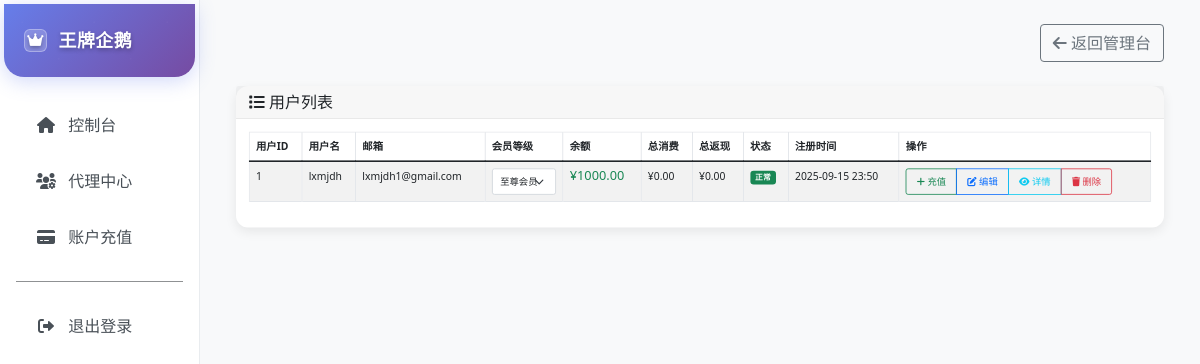
Page /admin/lxmjdh/users (signed in) on the earlier database version.
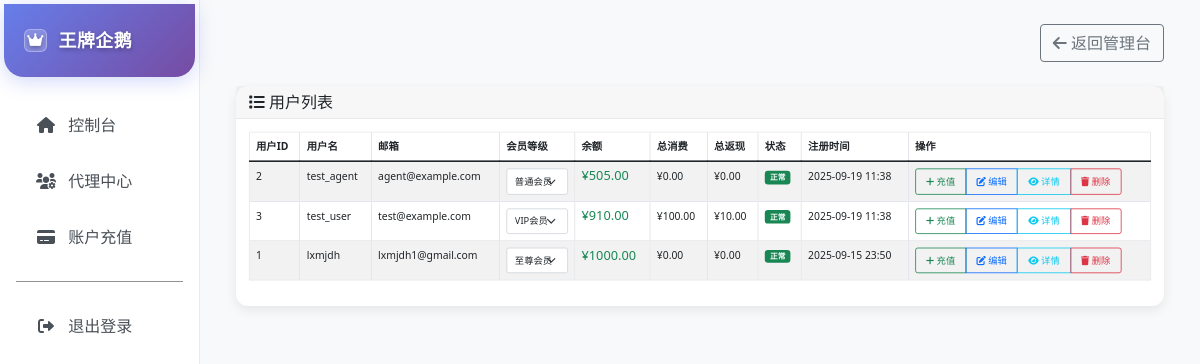
Same page on the later database version.
### app/models/user.py (models this page shows, shortened)
class User(Base):
    __tablename__ = "users"
    id = Column(Integer, primary_key=True, index=True)
    email = Column(String(255), unique=True, index=True, nullable=False)
    username = Column(String(100), nullable=False)
    password_hash = Column(String(255), nullable=False)
    member_level = Column(Integer, default=1)
    balance = Column(DECIMAL(10, 2), default=0.00)
    total_consumed = Column(DECIMAL(10, 2), default=0.00)
    total_cashback = Column(DECIMAL(10, 2), default=0.00)
    api_key = Column(String(255), nullable=True)
    status = Column(Integer, default=1)
    inviter_id = Column(Integer, ForeignKey("users.id"), nullable=True)  # 邀请人ID
    invite_code = Column(String(20), unique=True, nullable=True)  # 邀请码
    is_agent = Column(Boolean, default=False)  # 是否为代理
    agent_level = Column(Integer, default=0)  # 代理等级 (0=普通用户, 1=一级代理, 2=二级代理...)
    direct_commission_rate = Column(DECIMAL(5, 4), default=0.0000)  # 直接邀请返佣比例
    indirect_commission_rate = Column(DECIMAL(5, 4), default=0.0000)  # 间接邀请返佣比例
    total_direct_commission = Column(DECIMAL(10, 2), default=0.00)  # 直接邀请总返佣
    total_indirect_commission = Column(DECIMAL(10, 2), default=0.00)  # 间接邀请总返佣
    total_commission = Column(DECIMAL(10, 2), default=0.00)  # 总返佣
    created_at = Column(DateTime, default=func.now())
    updated_at = Column(DateTime, default=func.now(), onupdate=func.now())
    orders = relationship("Order", back_populates="user", lazy="dynamic")
    cashback_records = relationship("CashbackRecord", back_populates="user", lazy="dynamic")
    recharge_records = relationship("RechargeRecord", back_populates="user", lazy="dynamic")
    inviter = relationship("User", remote_side=[id], backref="invitees")  # 邀请人
    commission_records = relationship("CommissionRecord", back_populates="agent", lazy="dynamic", foreign_keys="CommissionRecord.agent_id")  # 返佣记录

### app/routers/admin.py (the view)
@router.get("/lxmjdh/users", response_class=HTMLResponse)
async def manage_users(request: Request, db: Session = Depends(get_db)):
    user = await get_current_user(request)
    if not user or not check_admin_permission(user):
        raise HTTPException(status_code=403, detail="权限不足")
    users = db.query(User).order_by(User.created_at.desc()).all()
    return templates.TemplateResponse("admin/users.html", {
        "request": request,
        "title": "用户管理",
        "user": user,
        "users": users
    })

### app/templates/admin/users.html (shortened to what this page needs)
{% extends "base.html" %}
{% block content %}
<div class="d-flex justify-content-end align-items-center mb-4">
    <div>
        <a href="/admin/lxmjdh" class="btn btn-outline-secondary">
            <i class="fas fa-arrow-left"></i> 返回管理台
        </a>
    </div>
</div>
<div class="admin-main-content">
<div class="card">
    <div class="card-header">
        <h5 class="mb-0"><i class="fas fa-list"></i> 用户列表</h5>
    </div>
    <div class="card-body">
        <div class="table-responsive">
            <table class="table table-bordered table-striped">
                <thead>
                    <tr>
                        <th>用户ID</th>
                        <th>用户名</th>
                        <th>邮箱</th>
                        <th>会员等级</th>
                        <th>余额</th>
                        <th>总消费</th>
                        <th>总返现</th>
                        <th>状态</th>
                        <th>注册时间</th>
                        <th>操作</th>
                    </tr>
                </thead>
                <tbody>
                    {% for u in users %}
                    <tr>
                        <td>{{ u.id }}</td>
                        <td>{{ u.username }}</td>
                        <td>{{ u.email }}</td>
                        <td>
                            <select class="form-select form-select-sm" onchange="updateMemberLevel({{ u.id }}, this.value)">
                                <option value="1" {{ 'selected' if u.member_level == 1 else '' }}>普通会员</option>
                                <option value="2" {{ 'selected' if u.member_level == 2 else '' }}>VIP会员</option>
                                <option value="4" {{ 'selected' if u.member_level == 4 else '' }}>至尊会员</option>
                            </select>
                        </td>
                        <td>
                            <span class="h6 text-success">¥{{ "%.2f"|format(u.balance) }}</span>
                        </td>
                        <td>¥{{ "%.2f"|format(u.total_consumed) }}</td>
                        <td>¥{{ "%.2f"|format(u.total_cashback) }}</td>
                        <td>
                            <span class="badge bg-{{ 'success' if u.status == 1 else 'danger' }}">
                                {{ '正常' if u.status == 1 else '禁用' }}
                            </span>
                        </td>
                        <td>{{ u.created_at.strftime('%Y-%m-%d %H:%M') if u.created_at else 'N/A' }}</td>
                                <td>
                                    <div class="btn-group" role="group">
                                        <button class="btn btn-sm btn-outline-success" onclick="rechargeUser({{ u.id }}, '{{ u.username }}')">
                                            <i class="fas fa-plus"></i> 充值
                                        </button>
                                        <button class="btn btn-sm btn-outline-primary" onclick="editUser({{ u.id }}, '{{ u.username }}', {{ u.member_level }}, {{ u.total_consumed }}, {{ u.total_cashback }})">
                                            <i class="fas fa-edit"></i> 编辑
                                        </button>
                                        <button class="btn btn-sm btn-outline-info" onclick="viewUserDetails({{ u.id }})">
                                            <i class="fas fa-eye"></i> 详情
                                        </button>
                                        <button class="btn btn-sm btn-outline-danger" onclick="deleteUser({{ u.id }}, '{{ u.username }}')">
                                            <i class="fas fa-trash"></i> 删除
                                        </button>
                                    </div>
                                </td>
                    </tr>
                    {% endfor %}
                </tbody>
            </table>
        </div>
    </div>
</div>
</div>
{% endblock %}

Differences in the rows shown:
added User: id "2", username "test_agent", email "agent@example.com", id "普通会员", balance "505.00", total_consumed "0.00", total_cashback "0.00", status "正常", created_at "2025-09-19 11:38"
added User: id "3", username "test_user", email "test@example.com", id "VIP会员", balance "910.00", total_consumed "100.00", total_cashback "10.00", status "正常", created_at "2025-09-19 11:38"
